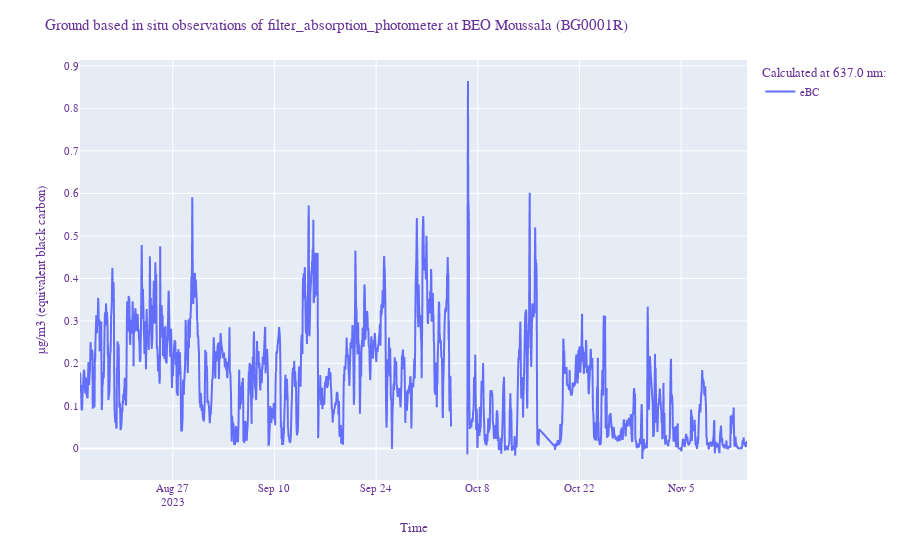

The notebook cell this image was saved under:
### Markdown cell above
### Plot of equivalent black carbon

### Code cell
# Convert xarray's DataArray to pandas DataFrame and plot data.
df_eBC = da_eBC.to_dataframe()

fig = px.line(df_eBC.eBC)


fig.update_layout(
    title="{0}".format(ds_xr.title),
    xaxis_title="Time",
    yaxis_title="µg/m3 (equivalent black carbon)",
    font=dict(
        family="Courier New, monospace",
        size=11,
        color="RebeccaPurple"
    ),
    legend=dict(
        title='Calculated at {0} nm:'.format(da_eBC.Wavelength.values)
    )
)
fig.show()

### Figure 1 — Plotly figure (JSON) as saved in the notebook; plotly's stock layout.template omitted (floating-point values rounded to 4 significant figures; data arrays with more than 128 entries replaced by an {"elided": "..."} marker saying what was removed)
{"data": [{"hovertemplate": "variable=eBC<br>time=%{x}<br>value=%{y}<extra></extra>", "legendgroup": "eBC", "line": {"color": "#636efa", "dash": "solid"}, "marker": {"symbol": "circle"}, "mode": "lines", "name": "eBC", "showlegend": true, "type": "scattergl", "x": {"elided": "2104 str values"}, "xaxis": "x", "y": {"elided": "2104 float values"}, "yaxis": "y"}], "layout": {"font": {"color": "RebeccaPurple", "family": "Courier New, monospace", "size": 11}, "legend": {"title": {"text": "Calculated at 637.0 nm:"}, "tracegroupgap": 0}, "margin": {"t": 60}, "title": {"text": "Ground based in situ observations of filter_absorption_photometer at BEO Moussala (BG0001R)"}, "xaxis": {"anchor": "y", "domain": [0, 1], "title": {"text": "Time"}}, "yaxis": {"anchor": "x", "domain": [0, 1], "title": {"text": "µg/m3 (equivalent black carbon)"}}}}
